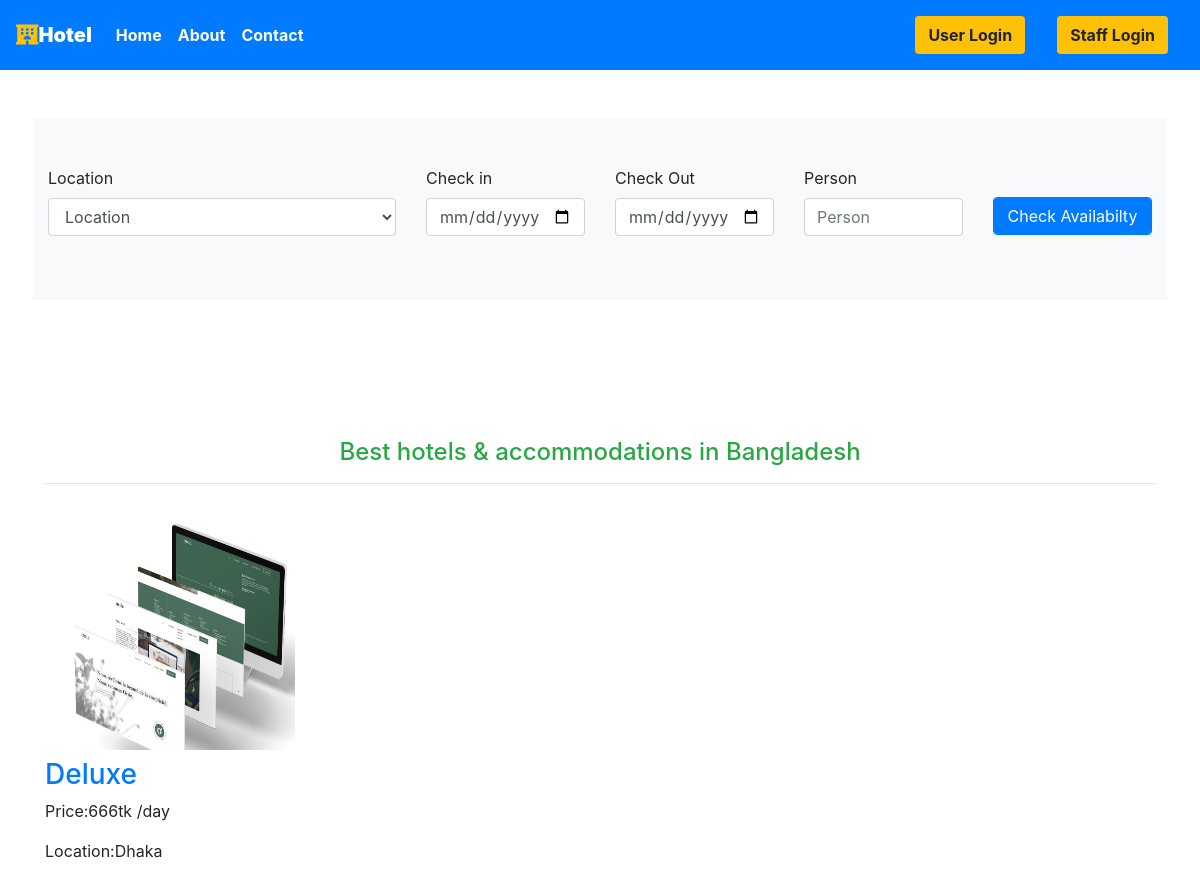
The app's page /, older data.
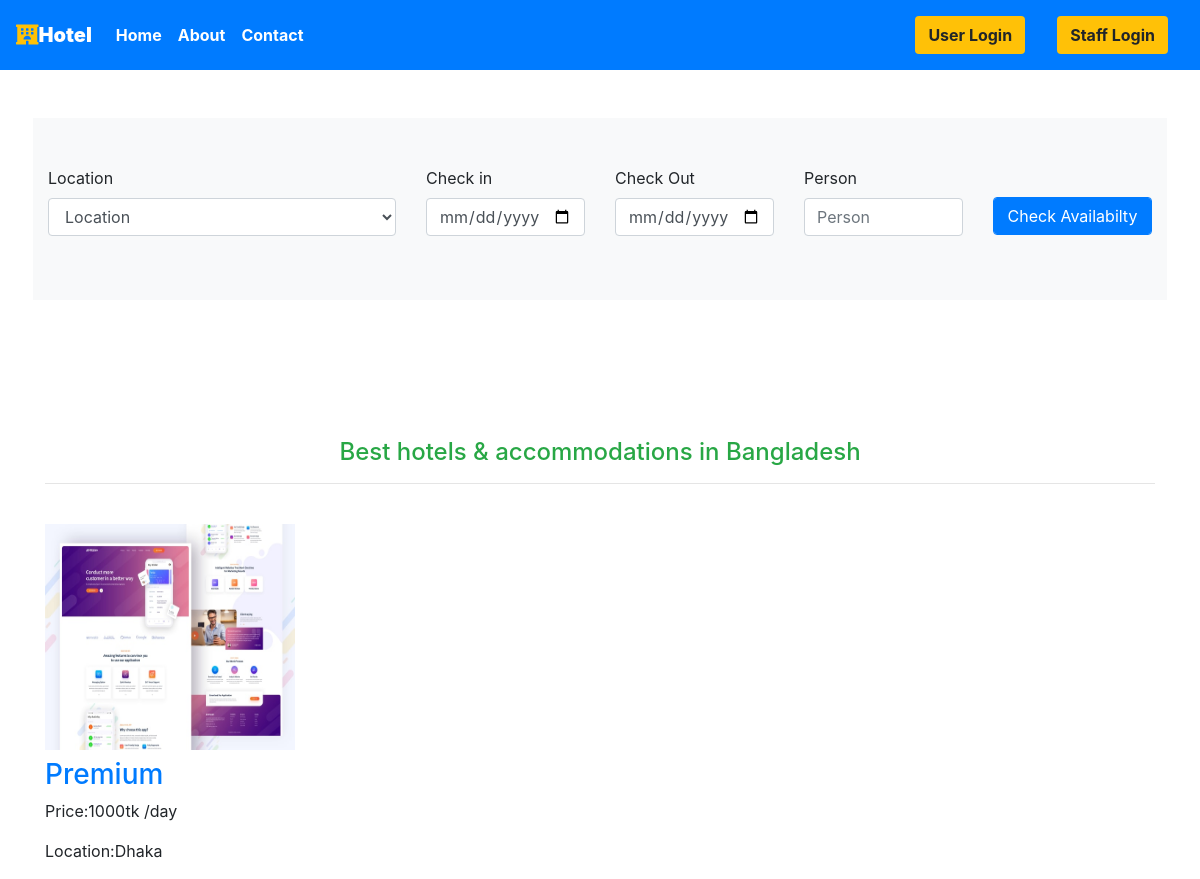
The same page, newer data.
### main/models.py (models this page shows, shortened)
class Room(models.Model):
    ROOM_STATUS = (
    ("1", "available"),
    ("2", "not available"),
    )
    ROOM_TYPE = (
    ("1", "Premium"),
    ("2", "Deluxe"),
    ("3","Basic"),
    )
    id = models.AutoField(primary_key=True)
    room_type = models.CharField(max_length=50,choices = ROOM_TYPE)
    capacity = models.IntegerField()
    price = models.IntegerField()
    size = models.IntegerField()
    hotel = models.ForeignKey(Hotel, on_delete = models.CASCADE)
    status = models.CharField(choices =ROOM_STATUS,max_length = 15)
    roomnumber = models.IntegerField()
    photo=models.ImageField(upload_to='room/', null=True, blank=True)
    Services=models.CharField(max_length=30,null=True)

class Hotel(models.Model):
    id = models.AutoField(primary_key=True)
    name = models.CharField(max_length=30,null=True)
    owner = models.ForeignKey(CustomUser, blank=True, null=True, on_delete=models.CASCADE)
    location = models.CharField(max_length=50)
    state = models.CharField(max_length=50,null=True)
    country = models.CharField(max_length=50,null=True)
    photo=models.ImageField(upload_to='hotel/', null=True, blank=True)

### main/views.py (the view)
# urls.py: path('', include("main.urls"),name="homepage"),
def homepage(request):
    all_location = Hotel.objects.values_list('location','id').distinct().order_by()
    sroom = Room.objects.all()
    if request.method =="POST":
        try:
            print(request.POST)
            hotel = Hotel.objects.all().get(id=int(request.POST['search_location']))
            rr = []
            for each_reservation in Reservation.objects.all():
                if str(each_reservation.check_in) < str(request.POST['cin']) and str(each_reservation.check_out) < str(request.POST['cout']):
                    pass
                elif str(each_reservation.check_in) > str(request.POST['cin']) and str(each_reservation.check_out) > str(request.POST['cout']):
                    pass
                else:
                    rr.append(each_reservation.room.id)
            room = Room.objects.all().filter(hotel=hotel,capacity__gte = int(request.POST['capacity'])).exclude(id__in=rr)
            print(sroom)
            if len(room) == 0:
                messages.warning(request,"Sorry No Rooms Are Available on this time period")
            data = {'rooms':room,'srooms':sroom,'all_location':all_location,'flag':True}
            response = render(request,'index.html',data)
        except Exception as e:
            messages.error(request,e)
            response = render(request,'index.html',{'srooms':sroom,'all_location':all_location})
    else:
        data = {'srooms':sroom, 'all_location':all_location}
        response = render(request,'index.html',data)
    return HttpResponse(response)

### main/templatetags/app_tags.py (called while the page is built)
@register.filter(name='has_group')
def has_group(user, group_name):
    group = Group.objects.get(name=group_name)
    return True if group in user.groups.all() else False

@register.simple_tag(name="todays_date")
def get_current_date():
    now = date.today().isoformat()
    return now

@register.simple_tag(name="tommorow")
def get_current_date():
    max = (date.today()+timedelta(days=1)).isoformat()
    return max

### templates/index.html (shortened to what this page needs)
{% extends 'basic.html' %}
{% block body %}
<section>
  <div class="container-fluid py-5 px-5">
    <form action="" method="POST">
      <div class="row justify-content-center py-5 bg-light">
        <div class="col-lg-4">
          <label for="">Location</label>
          <select class="form-control" name="search_location" id="roomstatus">
            <option>Location</option>
          </select>
        </div>
        {% load app_tags %}
        <div class="col-lg-2">
          <label for="">Check in</label>
          <input
            class="form-control mr-sm-2"
            type="date"
            placeholder="Check in"
            name="cin"
            min="{%todays_date%}"
            max="{%"
            max_date
            %}
            aria-label="Search"
            required="True"
          />
        </div>
        <div class="col-lg-2">
          <label for="">Check Out</label>
          <input
            class="form-control mr-sm-2"
            type="date"
            placeholder="Check out"
            name="cout"
            min="{%tommorow%}"
            max="{%"
            max_date%}
            aria-label="Search"
            required="True"
          />
        </div>
        <div class="col-lg-2">
          <label for="">Person</label>
          <input
            class="form-control mr-sm-2"
            type="number"
            placeholder="Person"
            name="capacity"
            aria-label="Search"
            required="True"
          />
        </div>
        <div class="col-lg-2">
          <input
            type="submit"
            value="Check Availabilty"
            class="form-control mr-sm-2 btn btn-primary my-4"
            style="position: relative; top: 7px"
          />
        </div>
      </div>
    </form>
  </div>
</section>
<div class="container">
  <h4 style="text-align: center; color: #28a745!important;  margin-top: 90px;">Best hotels & accommodations in Bangladesh</h4>
  <hr>
  <div class="row">
    {% for r in srooms %}
    <div class="col-lg-3 col-md-4 col-sm-6">
      <h1><img style=" height: 250px;  width: 250px;"
        src="{{r.photo.url}}"
        alt="" width="250px"
        class="img-fluid pt-4"
      /></h1>
      <h3><a style="text-decoration: none;" href="/{{r.id}}">{{ r.get_room_type_display }}</a></h3>
      <p>Price:{{ r.price }}tk /day</p>
      <p>Location:{{ r.hotel.location }}</p>
    </div>
    {% endfor %}
  </div>
</div>
{% endblock body %}

Row changes from the older to the newer data that the page shows:
removed Room: photo (picture), room_type "Deluxe", price "666", hotel.location "Dhaka"
added Room: photo (picture), room_type "Premium", price "1000", hotel.location "Dhaka"
